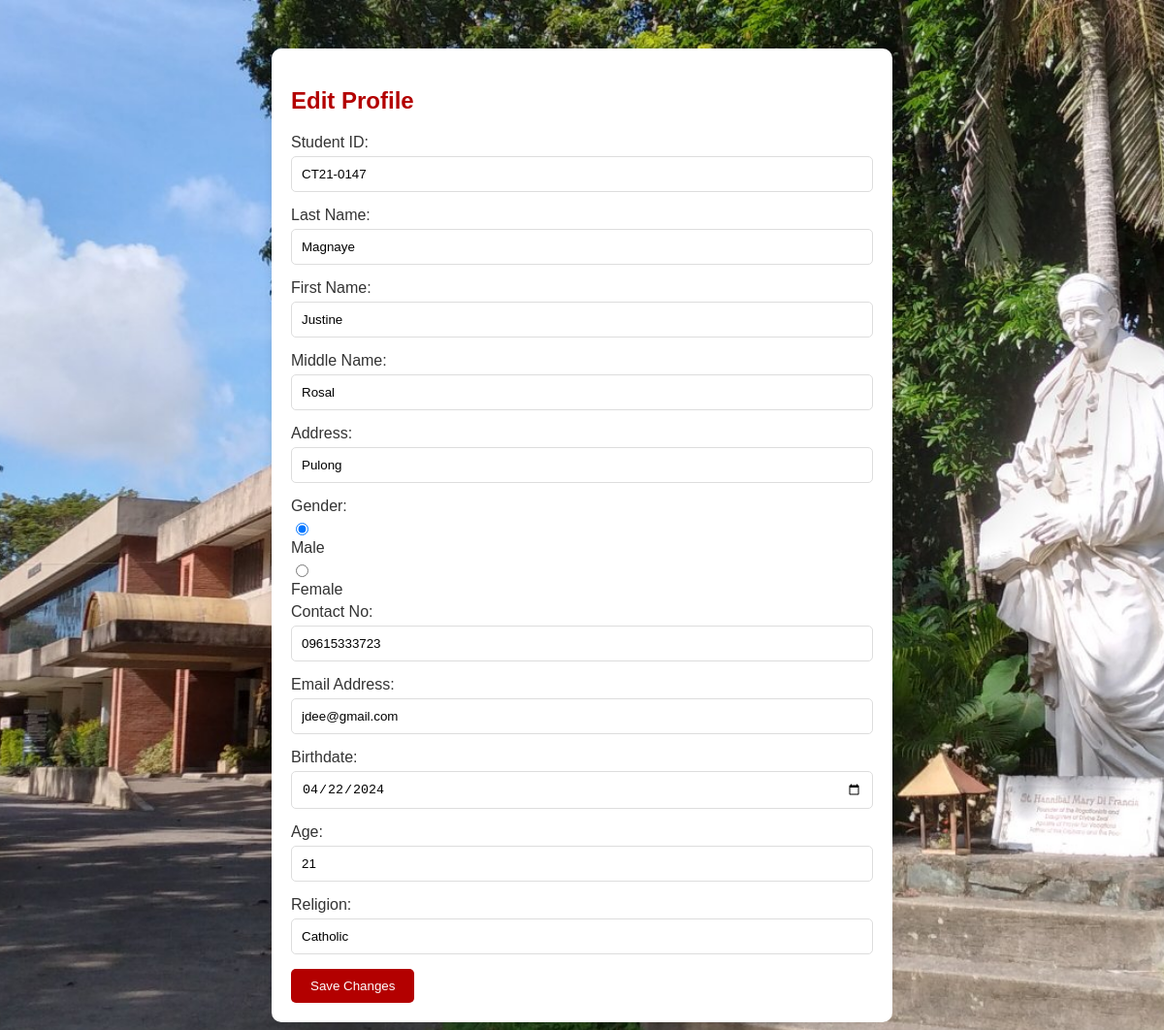
The app's page /LoginRegister/edit_profile.php (signed in) with its own data.
### tables this page shows
CREATE TABLE `student_information` (
  `id` int(100) NOT NULL,
  `student_id` varchar(200) NOT NULL,
  `last_name` varchar(200) NOT NULL,
  `first_name` varchar(200) NOT NULL,
  `middle_name` varchar(200) NOT NULL,
  `address` varchar(200) NOT NULL,
  `gender` varchar(200) NOT NULL,
  `contact_no` varchar(200) NOT NULL,
  `email` varchar(200) NOT NULL,
  `birthdate` varchar(200) NOT NULL,
  `age` varchar(200) NOT NULL,
  `religion` varchar(200) NOT NULL
);

### LoginRegister/edit_profile.php (the view, shortened to what this page needs)
<!DOCTYPE html>
<html lang="en">
<head>
</head>
<body>
<div class="container">
  <h2>Edit Profile</h2>
  <?php
  $servername = "localhost";
  $username = "root";
  $password = "";
  $database = "firstconnection";
  $conn = new mysqli($servername, $username, $password, $database);
  $email = $_SESSION['email'];
  $retrieve_query = "SELECT * FROM student_information WHERE email='$email'";
  $result = $conn->query($retrieve_query);
  $row = $result->fetch_assoc();
  ?>
  <form method="post" action="process_edit_profile.php">
    <label for="student_id">Student ID:</label>
    <input type="text" id="student_id" name="student_id" value="<?php echo $row['student_id']; ?>" required>
    <label for="lname">Last Name:</label>
    <input type="text" id="lname" name="lname" value="<?php echo $row['last_name']; ?>" required>
    <label for="fname">First Name:</label>
    <input type="text" id="fname" name="fname" value="<?php echo $row['first_name']; ?>" required>
    <label for="mname">Middle Name:</label>
    <input type="text" id="mname" name="mname" value="<?php echo $row['middle_name']; ?>">
    <label for="address">Address:</label>
    <input type="text" id="address" name="address" value="<?php echo $row['address']; ?>">
    <label for="gender">Gender:</label>
    <input type="radio" id="male" name="gender" value="Male" <?php if ($row['gender'] == 'Male') echo 'checked'; ?>>
    <label for="male">Male</label>
    <input type="radio" id="female" name="gender" value="Female" <?php if ($row['gender'] == 'Female') echo 'checked'; ?>>
    <label for="female">Female</label>
    <label for="contact_no">Contact No:</label>
    <input type="text" id="contact_no" name="contact_no" value="<?php echo $row['contact_no']; ?>">
    <label for="email">Email Address:</label>
    <input type="email" id="email" name="email" value="<?php echo $row['email']; ?>" readonly>
    <label for="birthday">Birthdate:</label>
    <input type="date" id="birthday" name="birthday" value="<?php echo $row['birthdate']; ?>">
    <label for="age">Age:</label>
    <input type="text" id="age" name="age" value="<?php echo $row['age']; ?>">
    <label for="religion">Religion:</label>
    <input type="text" id="religion" name="religion" value="<?php echo $row['religion']; ?>">
    <input type="submit" value="Save Changes">
  </form>
</div>
</body>
</html>

### LoginRegister/edit_profile.php (style rules this page uses)
body { font-family: Arial, sans-serif; background-color: #f8f8f8; background-image: url("rc.jpg"); background-size: cover; background-repeat: no-repeat; background-position: center center; margin: 0; padding: 0; }
.container { max-width: 600px; margin: 50px auto; padding: 20px; background-color: #fff; border-radius: 10px; box-shadow: 0px 0px 10px 0px rgba(0,0,0,0.1); }
h2 { color: #b30000; }
form { margin-top: 20px; }
label { display: block; margin-bottom: 5px; color: #333; }
input[type="text"], input[type="date"], input[type="email"], input[type="password"] { width: 100%; padding: 10px; margin-bottom: 15px; border: 1px solid #ddd; border-radius: 5px; box-sizing: border-box; }
input[type="submit"] { background-color: #b30000; color: #fff; padding: 10px 20px; border: none; border-radius: 5px; cursor: pointer; }

### records on screen
student_information: student_id "CT21-0147", lname "Magnaye", fname "Justine", mname "Rosal", address "Pulong", gender "☑ Male", gender "☐ Female", contact_no "09615333723", email "jdee@gmail.com", birthday "04/22/2024", age "21", religion "Catholic"
